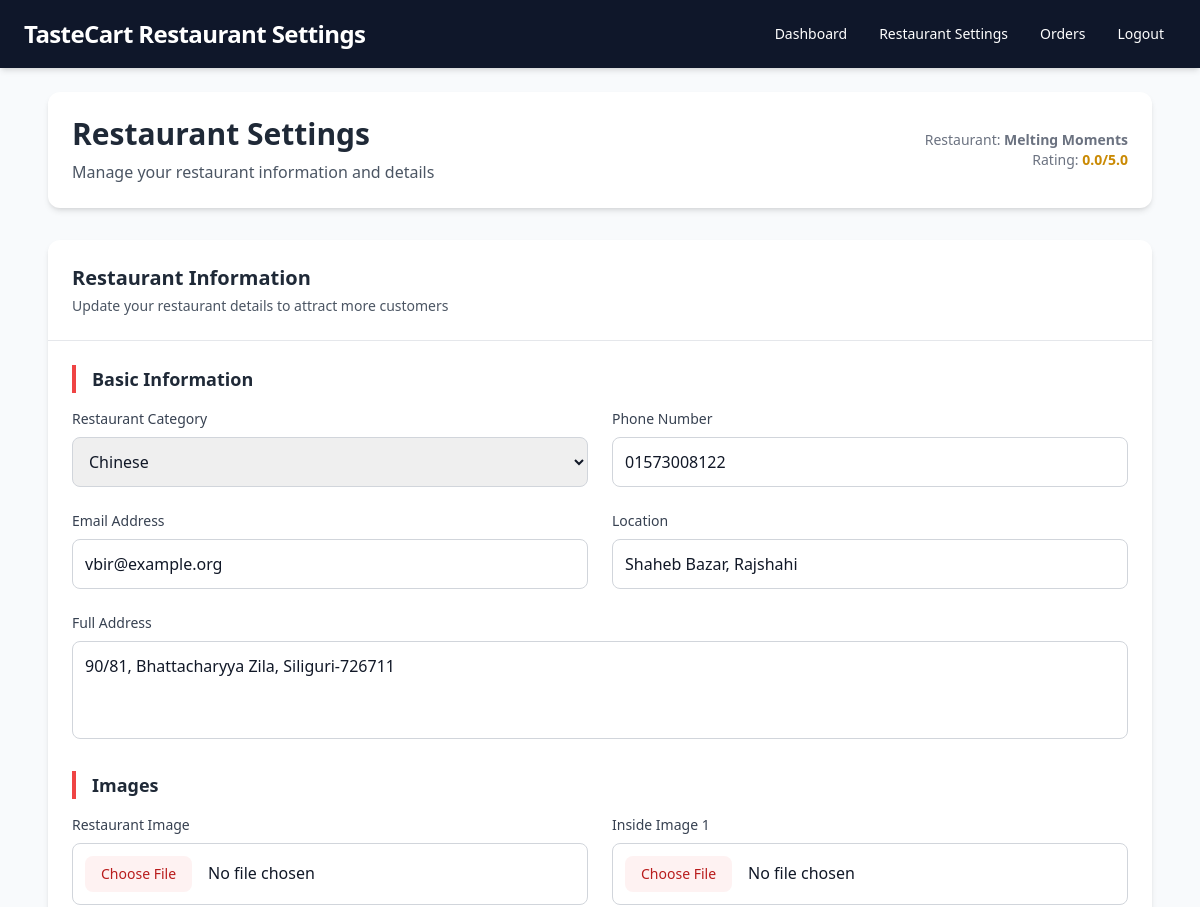
The page /restaurant-settings (signed in, upper part) on the database as committed earlier.
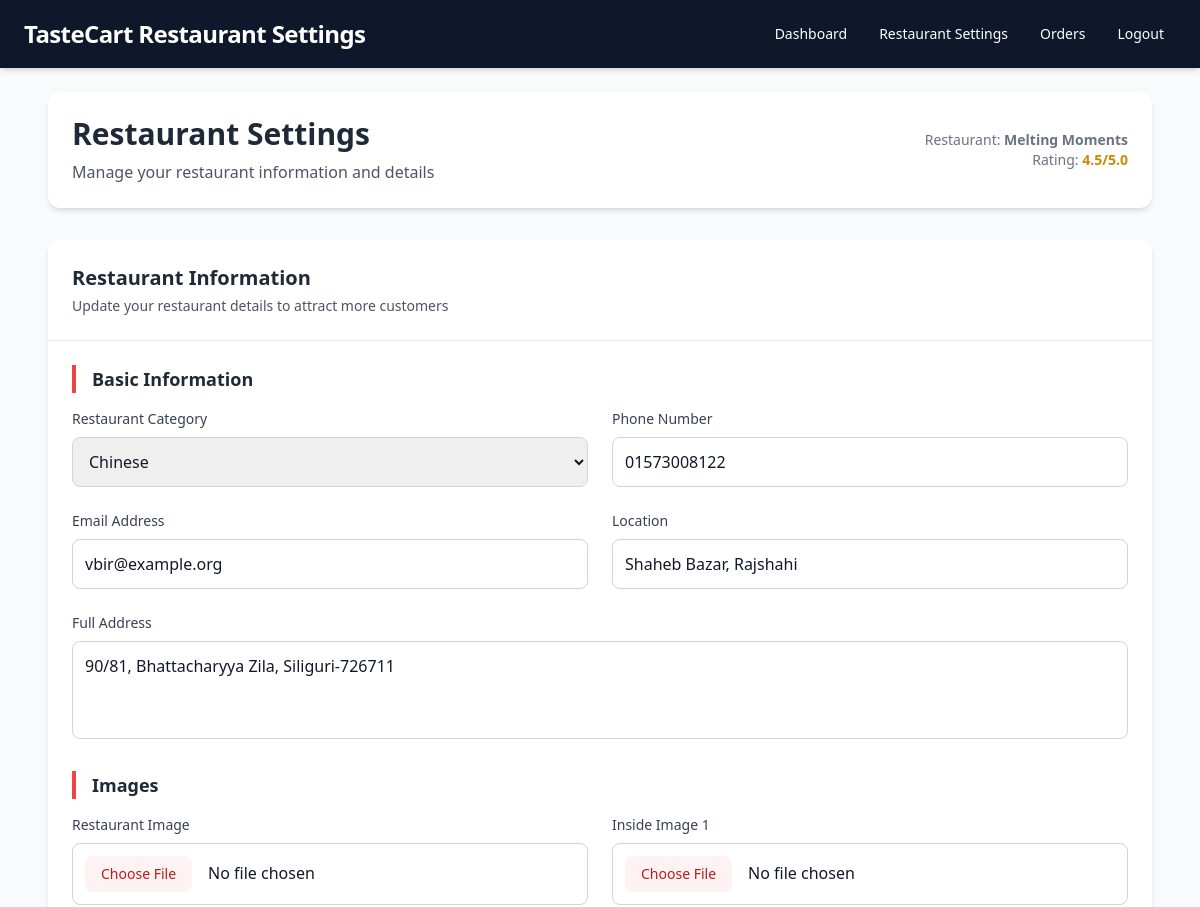
The same page on the database as committed later.
### restaurant/models.py (models this page shows, shortened)
class Restaurant(models.Model):
    CATEGORIES = [
        ("Chinese", "Chinese"),
        ("Indian", "Indian"),
        ("Bengali", "Bengali"),
        ("Fast Food", "Fast Food"),
    ]
    owner = models.ForeignKey(User, on_delete=models.CASCADE)
    restaurant_name = models.CharField(max_length=255)
    category = models.CharField(max_length=50, choices=CATEGORIES, default="Bengali")
    restaurant_image = models.ImageField(
        upload_to="restaurant_images/", blank=True, null=True
    )
    inside_image1 = models.ImageField(
        upload_to="restaurant_inside_images/", blank=True, null=True
    )
    inside_image2 = models.ImageField(
        upload_to="restaurant_inside_images/", blank=True, null=True
    )
    inside_image3 = models.ImageField(
        upload_to="restaurant_inside_images/", blank=True, null=True
    )
    phone = models.CharField(max_length=15, blank=True, null=True)
    email = models.CharField(max_length=50, blank=True, null=True)
    location = models.CharField(max_length=255, blank=True, null=True)
    address = models.CharField(max_length=255, blank=True, null=True)
    description = models.TextField(blank=True, null=True)
    about = models.TextField(blank=True, null=True)
    opening_time = models.TimeField(blank=True, null=True)
    closing_time = models.TimeField(blank=True, null=True)
    chef_name = models.CharField(max_length=255, blank=True, null=True)
    chef_image = models.ImageField(upload_to="chef_images/", blank=True, null=True)
    rating = models.FloatField(default=0.0)
    offers = models.IntegerField(default=0, blank=True, null=True)
    is_open = models.BooleanField(default=False)
    estimated_delivery_time = models.IntegerField(
        default=30, blank=True, null=True
    )  # in minutes
    slug = models.SlugField(max_length=255, unique=True, blank=True, null=True)

### restaurant/views.py (the view)
# urls.py: path("restaurant-settings", views.restaurant_settings, name="restaurant_settings"),
@owner_required
def restaurant_settings(request):
    user = request.user
    try:
        restaurant = Restaurant.objects.get(owner=user)
    except Restaurant.DoesNotExist:
        messages.error(request, "Restaurant not found. Please contact support.")
        return redirect("index")
    if request.method == "POST":
        form = RestaurantForm(request.POST, request.FILES, instance=restaurant)
        if form.is_valid():
            form.save()
            messages.success(request, "Restaurant details updated successfully!")
            return redirect("restaurant_settings")
        else:
            messages.error(request, "Please correct the errors below.")
    else:
        form = RestaurantForm(instance=restaurant)
    orders = (
        Order.objects.filter(
            Q(cart__item__restaurant__owner=user, is_accepted=False)
            | Q(cart__item__restaurant__owner=user, status="Preparing")
            | Q(cart__item__restaurant__owner=user, status="Pending")
        )
        .order_by("-created_at")
        .exclude(status="Cancelled")
    )
    context = {
        "restaurant": restaurant,
        "form": form,
        "orders": orders,
    }
    return render(request, "restaurant/restaurant_settings.html", context)

### home/context_processors.py (called while the page is built)
def notification_count(request):
    notification_count = 0
    all_notifications = []
    if request.user.is_authenticated:
        all_notifications = notification.objects.filter(
            user=request.user
        ).order_by("-created_at")
        notification_count = all_notifications.filter(is_read=False).count()
    return {
        "notification_count": notification_count,
        "all_notifications": all_notifications,
    }

### order/context_processors.py (called while the page is built)
def cart_count(request):
    cart_count = 0
    if request.user.is_authenticated:
        cart_count = Cart.objects.filter(
            user=request.user, ordered=False, quantity__gt=0
        ).count()
    return {"cart_count": cart_count}

### templates/restaurant/restaurant_settings.html (shortened to what the changed rows need)
{% load static %}
<html lang="en">
  <head>
    <script src="https://cdn.tailwindcss.com"></script>
  </head>
  <body class="bg-bg text-gray-900">
    <header class="bg-primary text-white shadow-md">
      <div class="max-w-7xl mx-auto px-6 py-4 flex justify-between items-center">
        <h1 class="text-2xl font-bold tracking-tight"><a href="{% url 'index' %}" class="hover:text-accent">TasteCart</a> Restaurant Settings</h1>
      </div>
    </header>
    <main class="max-w-6xl mx-auto p-6">
      <div class="bg-white p-6 rounded-xl shadow-md mb-8">
        <div class="flex items-center justify-between">
          <div>
            <h1 class="text-3xl font-bold text-gray-800">Restaurant Settings</h1>
          </div>
          <div class="text-right">
            <p class="text-sm text-gray-500">
              Restaurant: <span class="font-semibold">{{ restaurant.restaurant_name }}</span>
            </p>
            <p class="text-sm text-gray-500">
              Rating: <span class="font-semibold text-yellow-600">{{ restaurant.rating }}/5.0</span>
            </p>
          </div>
        </div>
      </div>
      <div class="bg-white rounded-xl shadow-md">
        <div class="p-6 border-b border-gray-200">
          <h2 class="text-xl font-semibold text-gray-800">Restaurant Information</h2>
        </div>
        <form method="POST" enctype="multipart/form-data" class="p-6">
          <div class="mb-8">
            <div class="grid grid-cols-1 md:grid-cols-2 gap-6">
              <div>
                <label for="{{ form.category.id_for_label }}" class="block text-sm font-medium text-gray-700 mb-2">{{ form.category.label }}</label>
                {{ form.category }}
              </div>
              <div>
                <label for="{{ form.phone.id_for_label }}" class="block text-sm font-medium text-gray-700 mb-2">{{ form.phone.label }}</label>
                {{ form.phone }}
              </div>
              <div>
                <label for="{{ form.email.id_for_label }}" class="block text-sm font-medium text-gray-700 mb-2">{{ form.email.label }}</label>
                {{ form.email }}
              </div>
              <div>
                <label for="{{ form.location.id_for_label }}" class="block text-sm font-medium text-gray-700 mb-2">{{ form.location.label }}</label>
                {{ form.location }}
              </div>
            </div>
            <div class="mt-6">
              <label for="{{ form.address.id_for_label }}" class="block text-sm font-medium text-gray-700 mb-2">{{ form.address.label }}</label>
              {{ form.address }}
            </div>
          </div>
          <div class="mb-8">
            <div class="grid grid-cols-1 md:grid-cols-2 gap-6">
              <div>
                <label for="{{ form.restaurant_image.id_for_label }}" class="block text-sm font-medium text-gray-700 mb-2">{{ form.restaurant_image.label }}</label>
                {{ form.restaurant_image }}
              </div>
              <div>
                <label for="{{ form.inside_image1.id_for_label }}" class="block text-sm font-medium text-gray-700 mb-2">{{ form.inside_image1.label }}</label>
                {{ form.inside_image1 }}
              </div>
            </div>
          </div>
        </form>
      </div>
    </main>
  </body>
</html>

Rows that differ between the two databases and show on the page:
changed Restaurant "Melting Moments": rating "0.0" → "4.5"
